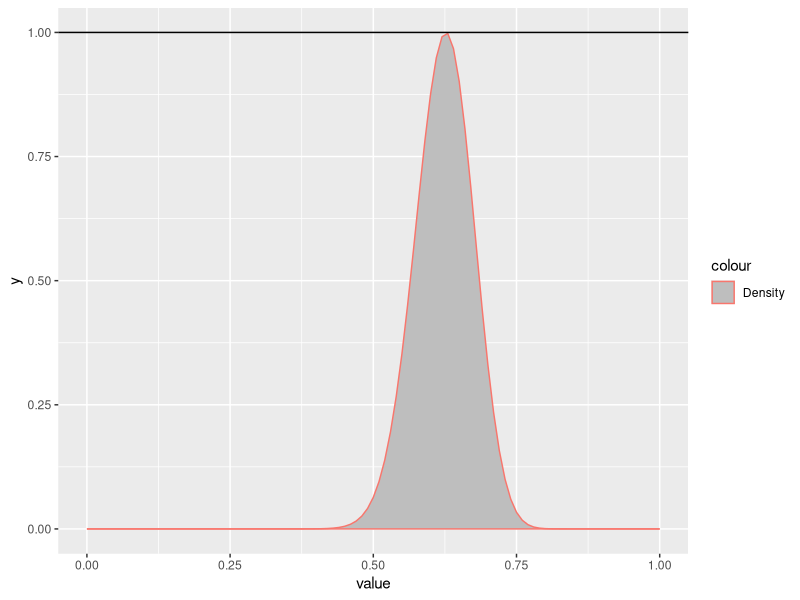
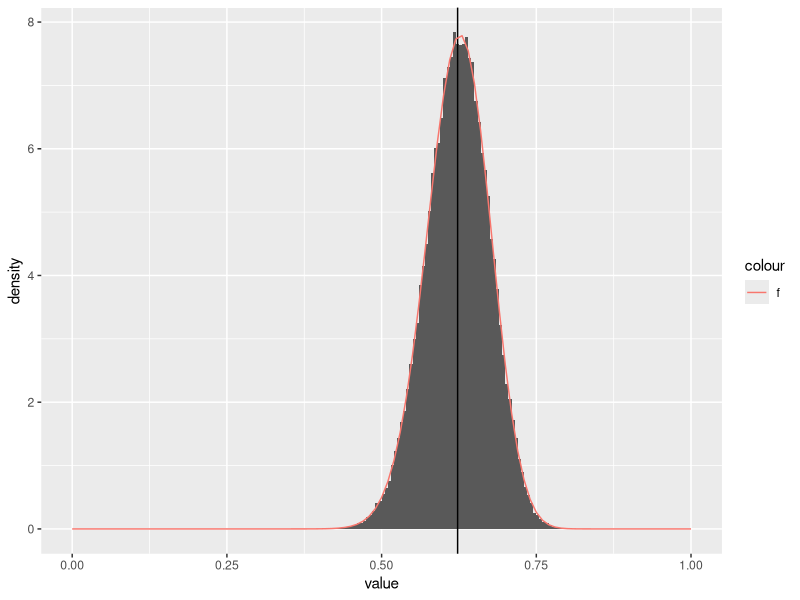

Reproduce these figures in R, in order.
## ---- chunk 1
library(ggplot2)
library(tibble)
library(knitr)
library(kableExtra)
data <- tibble(
  cellCount = c("$y_1 = 125$", "$y_2 = 18$", "$y_3 = 20$", "$y_4 = 34$"),
  probability = c("$\\frac{1}{2} + \\frac{\\theta}{4}$", "$\\frac{1 - \\theta}{4}$", "$\\frac{1 - \\theta}{4}$", "$\\frac{\\theta}{4}$")
)
data %>%
  kable(
    col.names = c("Cell count", "Probability"),
    caption = "Table 1: Genetic linkage data"
  ) %>%
  kable_styling()
## ---- chunk 2
construct_f <- function(y) {
  unscaled_log_f <- function(theta) {
    y[1] * log(2 + theta) + (y[2] + y[3]) * log(1 - theta) + y[4] * log(theta)
  }
  log_maxima <- optimize(
    f = unscaled_log_f,
    maximum = TRUE,
    interval = c(0, 1)
  )$objective
  
  # Scale f to have max value 1
  # NB! This does not integrate to 1, so it is not a proper density function!
  # You can use make_density for that purpose.
  scaled_f <- function(theta) {
    return(exp(unscaled_log_f(theta) - log_maxima))
  }
  return(scaled_f)
}

sample_theta <- function(n, y) {
  f_density <- construct_f(y = y)
  found <- vector()
  while(length(found) < n) {
    x <- runif(1)
    alpha <- f_density(x)
    u <- runif(1)
    if (u <= alpha) {
      found <- c(found, x)
    }
  }
  return(found)
}
## ---- chunk 3
y <- c(125, 18, 20, 34)
f_density <- construct_f(y = y)
df <- enframe(rnorm(10000))
ggplot(data = df) + aes(x = value) +
  stat_function(
    fun = f_density,
    xlim = c(0, 1),
    mapping = aes(col = 'Density'),
    geom = "area",
    fill = "gray"
  ) +
  geom_hline (
    yintercept = 1,
    mapping = aes(col = 'Uniform distribution')
  )
## ---- chunk 4
N <- 100000
theta_samples <- enframe(sample_theta(n = N, y = y))
## ---- chunk 5
fNormalizer <- integrate(f_density, lower = 0, upper = 1)$value
f_normalizedDensity <- function(theta) {
  return(f_density(theta) / fNormalizer)
}
make_density <- function(f, lower = 0, upper = 1) {
  normalizer = integrate(f, lower = lower, upper = upper)$value
  normalized_function <- function(...) {
    return(f(...) / normalizer)
  }
  return(normalized_function)
}
## ---- chunk 6
thetaMean <- mean(theta_samples$value)
binWidth = 0.005
theta_samples %>%
  ggplot() +
  geom_histogram(
    mapping = aes(x = value, y = ..density..),
    binwidth = binWidth,
    boundary = 0,
    size = 0
  ) +
  geom_vline(
    xintercept = thetaMean,
    show.legend = TRUE,
    aes(col = 'Sample mean')
  ) +
  stat_function(
    fun = make_density(f_density),
    xlim = c(0, 1),
    aes(col = 'f')
  ) +
  xlim(0, 1)
